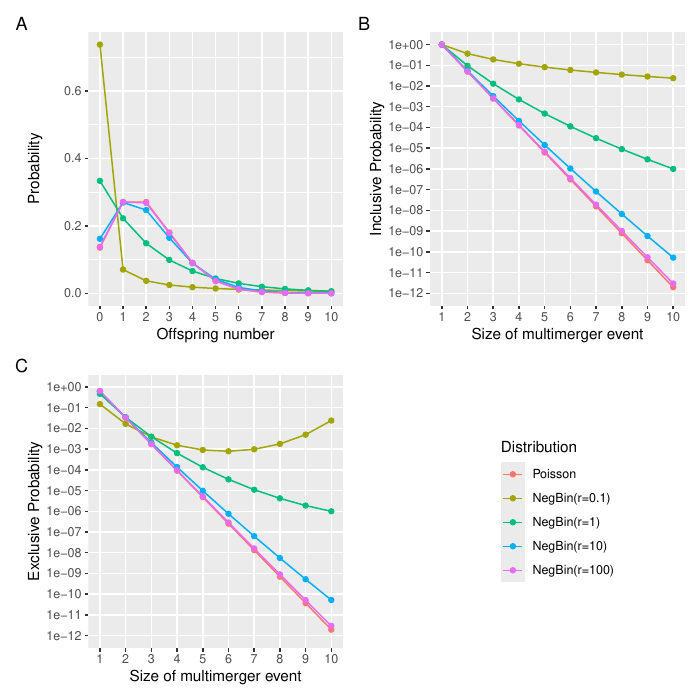

Write R code to recreate this figure.
rm(list=ls())
library(EpiLambda)
library(ggplot2)
library(patchwork)

data=data.frame()
rt=2
data=rbind(data,data.frame(x=0:10,y=dpois(0:10,rt),Distribution='Poisson'))
rs=c(0.1,1,10,100)
for (i in 1:length(rs))
  data=rbind(data,data.frame(x=0:10,y=dnbinom(0:10,size=rs[i],mu=rt),Distribution=paste0('NegBin(r=',rs[i],')')))
data$Distribution=factor(data$Distribution,levels=unique(data$Distribution))#forces order to remain as input
plot1<-ggplot(data, aes(x=x)) + scale_x_continuous(breaks=seq(0,10,1)) +theme(panel.grid.minor.x = element_blank() )+
  geom_line(aes(y = y, colour = Distribution)) + geom_point(aes(y=y,colour=Distribution))+
  xlab('Offspring number')+ylab('Probability')


nt=20
n=10
data=data.frame()
v=sapply(1:10, function(k) exp(pois_inclusive(k=k,nt=nt,log=T)))
data=rbind(data,data.frame(x=1:10,y=v,Distribution='Poisson'))
for (i in 1:length(rs)) {
  v=sapply(1:10, function(k) exp(negbin_inclusive(k=k,nt=nt,r=rs[i],log=T)))
  data=rbind(data,data.frame(x=1:10,y=v,Distribution=paste0('NegBin(r=',rs[i],')')))}
data$Distribution=factor(data$Distribution,levels=unique(data$Distribution))#forces order to remain as input
plot2<-ggplot(data, aes(x=x)) + scale_x_continuous(breaks=seq(0,10,1)) +theme(panel.grid.minor.x = element_blank() )+
  geom_line(aes(y = y, colour = Distribution)) + geom_point(aes(y=y,colour=Distribution))+
  xlab('Size of multimerger event')+ylab('Inclusive Probability') + scale_y_log10(breaks=10^-(0:12),limits=c(1e-12,1))+theme(panel.grid.minor.y = element_blank() )

data=data.frame()
v=sapply(1:10, function(k) exp(pois_exclusive(k=k,n=n,nt=nt,log=T)))
data=rbind(data,data.frame(x=1:10,y=v,Distribution='Poisson'))
for (i in 1:length(rs)) {
  v=sapply(1:10, function(k) exp(negbin_exclusive(k=k,n=n,nt=nt,r=rs[i],log=T)))
  data=rbind(data,data.frame(x=1:10,y=v,Distribution=paste0('NegBin(r=',rs[i],')')))}
data$Distribution=factor(data$Distribution,levels=unique(data$Distribution))#forces order to remain as input
plot3<-ggplot(data, aes(x=x)) + scale_x_continuous(breaks=seq(0,10,1)) +theme(panel.grid.minor.x = element_blank() )+
  geom_line(aes(y = y, colour = Distribution)) + geom_point(aes(y=y,colour=Distribution))+
  xlab('Size of multimerger event')+ylab('Exclusive Probability') + scale_y_log10(breaks=10^-(0:12),limits=c(1e-12,1))+theme(panel.grid.minor.y = element_blank() )

pdf('figureNegBin.pdf',7,7)
plot1+plot2+plot3+guide_area()+plot_layout(ncol = 2, nrow = 2, guides = "collect")+plot_annotation(tag_levels = 'A')
dev.off()
system('open figureNegBin.pdf')
